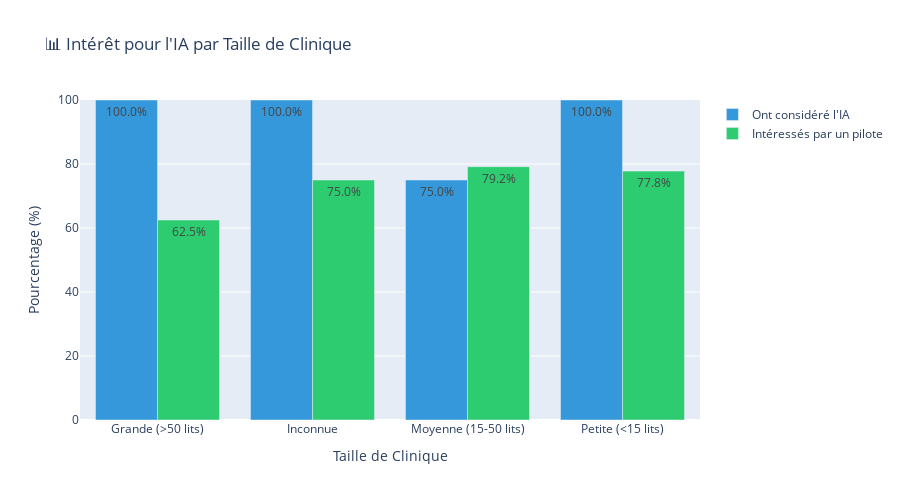

Notebook cell for this chart:
### Code cell
# Visualisation par taille
fig = go.Figure()

fig.add_trace(go.Bar(
    x=interest_by_size['Taille'],
    y=interest_by_size['Considéré IA (%)'],
    name='Ont considéré l\'IA',
    marker_color='#3498db',
    text=interest_by_size['Considéré IA (%)'].apply(lambda x: f'{x:.1f}%'),
    textposition='auto'
))

fig.add_trace(go.Bar(
    x=interest_by_size['Taille'],
    y=interest_by_size['Intéressé Démo (%)'],
    name='Intéressés par un pilote',
    marker_color='#2ecc71',
    text=interest_by_size['Intéressé Démo (%)'].apply(lambda x: f'{x:.1f}%'),
    textposition='auto'
))

fig.update_layout(
    title='📊 Intérêt pour l\'IA par Taille de Clinique',
    xaxis_title='Taille de Clinique',
    yaxis_title='Pourcentage (%)',
    barmode='group',
    height=500,
    yaxis_range=[0, 100]
)

fig.write_html('reports/interet_par_taille.html')
fig.show()

print("✅ Graphique sauvegardé: reports/interet_par_taille.html")

### Figure 1 — Plotly figure (JSON) as saved in the notebook; plotly's stock layout.template omitted (floating-point values rounded to 4 significant figures)
{"data": [{"marker": {"color": "#3498db"}, "name": "Ont considéré l'IA", "text": ["100.0%", "100.0%", "75.0%", "100.0%"], "textposition": "auto", "type": "bar", "x": ["Grande (>50 lits)", "Inconnue", "Moyenne (15-50 lits)", "Petite (<15 lits)"], "y": [100, 100, 75, 100]}, {"marker": {"color": "#2ecc71"}, "name": "Intéressés par un pilote", "text": ["62.5%", "75.0%", "79.2%", "77.8%"], "textposition": "auto", "type": "bar", "x": ["Grande (>50 lits)", "Inconnue", "Moyenne (15-50 lits)", "Petite (<15 lits)"], "y": [62.5, 75, 79.17, 77.78]}], "layout": {"barmode": "group", "height": 500, "title": {"text": "📊 Intérêt pour l'IA par Taille de Clinique"}, "xaxis": {"title": {"text": "Taille de Clinique"}}, "yaxis": {"range": [0, 100], "title": {"text": "Pourcentage (%)"}}}}
